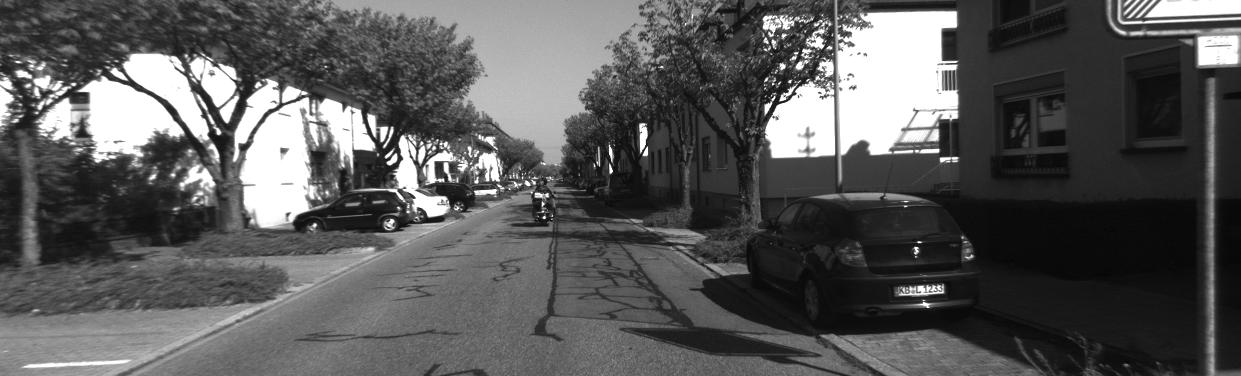
//> input picture myGMS/000000.png, 1241 x 376 px
$ ./test   (built with g++ and OpenCV 4)
//> lines starting //> are read from the running program, lines starting //| are printed output that depends on the picture
#include "myGMS.h"

inline cv::Mat Drawer(cv::Mat& img1, vector<cv::KeyPoint>& vkps1, cv::Mat& img2,
                      vector<cv::KeyPoint>& vkps2, vector<cv::DMatch>& matches,
                      int type) {
  const int height = max(img1.rows, img2.rows);
  const int width = img1.cols + img2.cols;
  cv::Mat output(height, width, CV_8UC3, cv::Scalar(0, 0, 0));
  img1.copyTo(output(cv::Rect(0, 0, img1.cols, img1.rows)));
  img2.copyTo(output(cv::Rect(img1.cols, 0, img2.cols, img2.rows)));

  if (type == 1) {
    for (size_t i = 0; i < matches.size(); i++) {
      cv::Point2f left = vkps1[matches[i].queryIdx].pt;
      cv::Point2f right =
          (vkps2[matches[i].trainIdx].pt + cv::Point2f((float)img1.cols, 0.f));
      line(output, left, right, cv::Scalar(0, 255, 255));
    }
  } else if (type == 2) {
    for (size_t i = 0; i < matches.size(); i++) {
      cv::Point2f left = vkps1[matches[i].queryIdx].pt;
      cv::Point2f right =
          (vkps2[matches[i].trainIdx].pt + cv::Point2f((float)img1.cols, 0.f));
      line(output, left, right, cv::Scalar(255, 0, 0));
    }

    for (size_t i = 0; i < matches.size(); i++) {
      cv::Point2f left = vkps1[matches[i].queryIdx].pt;
      cv::Point2f right =
          (vkps2[matches[i].trainIdx].pt + cv::Point2f((float)img1.cols, 0.f));
      circle(output, left, 1, cv::Scalar(0, 255, 255), 2);
      circle(output, right, 1, cv::Scalar(0, 255, 0), 2);
    }
  }

  return output;
}

inline void GMSMatch(cv::Mat& img1, cv::Mat& img2) {
  vector<cv::KeyPoint> vkps1, vkps2;
  cv::Mat desc1, desc2;
  vector<cv::DMatch> matchesAll, matchesGMS;

  cv::Ptr<cv::ORB> orb = cv::ORB::create(10000);
  orb->setFastThreshold(0);
  orb->detectAndCompute(img1, cv::Mat(), vkps1, desc1);
  orb->detectAndCompute(img2, cv::Mat(), vkps2, desc2);

  cv::BFMatcher matcher(cv::NORM_HAMMING);
  matcher.match(desc1, desc2, matchesAll);
  cv::Mat res_orig = Drawer(img1, vkps1, img2, vkps2, matchesAll, 1);
  cv::imshow("original matches", res_orig);
  // cv::waitKey();

  vector<bool> vbInliers;
  gms_matcher myGMS(vkps1, img1.size(), vkps2, img2.size(), matchesAll);
  int numInliers = myGMS.getInlierMask(vbInliers, false, false);
  cout << "Get total " << numInliers << " matches." << endl;

  // get inliers
  for (size_t i = 0; i < numInliers; i++)
    if (vbInliers[i]) matchesGMS.push_back(matchesAll[i]);

  //* sort the matches according to the descriptor distance
  sort(matchesGMS.begin(), matchesGMS.end(),
       [](const cv::DMatch& a, const cv::DMatch& b) {
         return a.distance < b.distance;
       });

  /*find the relationship between number of kps and calculate Homography cost*/
  vector<int> queryIdx(matchesGMS.size()), trainIdx(matchesGMS.size());
  for (size_t i = 0; i < matchesGMS.size(); i++) {
    queryIdx[i] = matchesGMS[i].queryIdx;
    trainIdx[i] = matchesGMS[i].trainIdx;
  }
  vector<cv::Point2f> pts1, pts2;
  cv::KeyPoint::convert(vkps1, pts1, queryIdx);
  cv::KeyPoint::convert(vkps2, pts2, trainIdx);

  vector<pair<int, double>> f_num_time(
      matchesGMS.size());  //<nums of kps, Cal H cost>
  vector<cv::Point2f> sub1, sub2;
  for (int iter = 100; iter < 500; iter++) {
    sub1.clear();
    sub2.clear();
    sub1.assign(pts1.begin(), pts1.begin() + iter);
    sub2.assign(pts2.begin(), pts2.begin() + iter);

    double sTime = (double)cv::getTickCount();
    cv::Mat H = findHomography((cv::Mat)sub1, (cv::Mat)sub2, cv::RHO, 3);
    double interval =
        ((double)cv::getTickCount() - sTime) / cv::getTickFrequency();

    f_num_time.push_back(make_pair(iter, interval));
  }
  // for (auto& p : f_num_time) cout << p.first << " " << p.second << endl;
  /*find the relationship between number of kps and calculate Homography cost*/

  int len = 300;
  vector<cv::DMatch> dm(len);
  dm.assign(matchesGMS.begin(), matchesGMS.begin() + len);
  cv::Mat res = Drawer(img1, vkps1, img2, vkps2, dm, 1);
  cv::imshow("after GMS filter", res);
  cv::waitKey();
}

int main(int argc, char** argv) {
  cv::Mat img1 = cv::imread("../000000.png");
//> img1 is the input picture: 376 rows x 1241 cols, CV_8UC3; min 6, max 255, mean 89
  cv::Mat img2 = cv::imread("../000001.png");
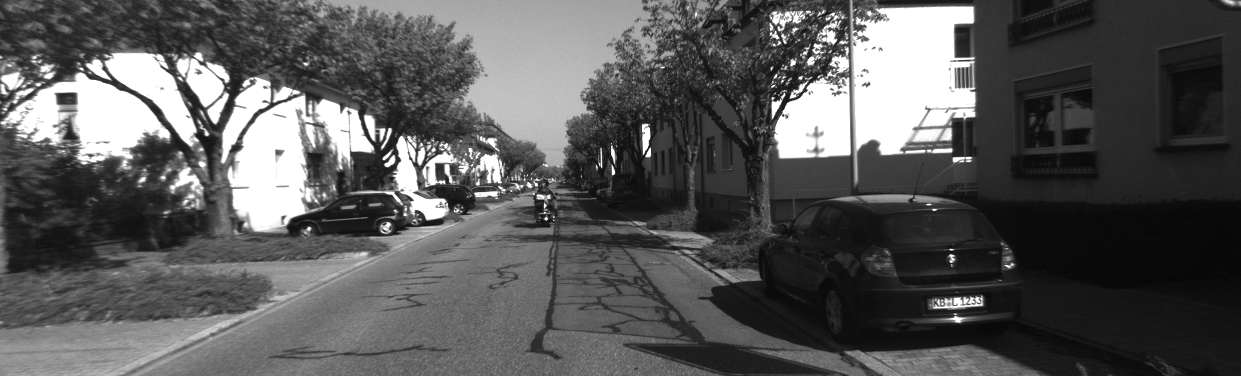
//> input picture myGMS/000001.png, 1241 x 376 px
//> img2 is the input picture: 376 rows x 1241 cols, CV_8UC3; min 5, max 255, mean 88.4
  // [9 lines of commented-out code are left out]
  GMSMatch(img1, img2);
//> in GMSMatch, `orb->detectAndCompute(img1, cv::Mat(), vkps1, desc1);`: vkps1 = 9929 keypoints; strongest (x, y, size): (780, 99, 31), (387, 162, 31), (794, 94, 31), (780, 98, 37.2)
//> in GMSMatch, `orb->detectAndCompute(img2, cv::Mat(), vkps2, desc2);`: vkps2 = 9935 keypoints; strongest (x, y, size): (385, 164, 31), (790, 97, 31), (614, 173, 31), (773, 98, 31)
//> in GMSMatch, `matcher.match(desc1, desc2, matchesAll);`: matchesAll = 9929 matches
//> in Drawer, `img1.copyTo(output(cv::Rect(0, 0, img1.cols, img1.rows)));`:
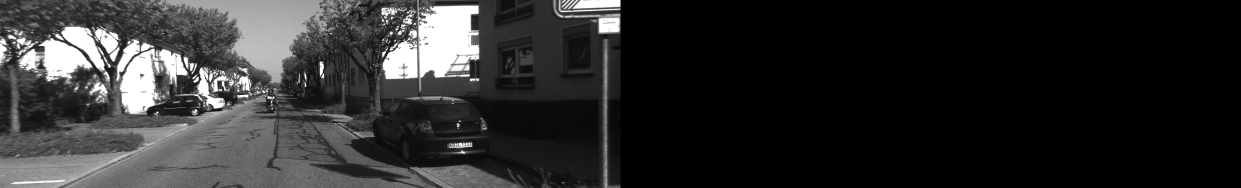
//> output: 376 rows x 2482 cols, CV_8UC3 (shown at 1/2 size); min 0, max 255, mean 44.5
//> in Drawer, `img2.copyTo(output(cv::Rect(img1.cols, 0, img2.cols, img2.rows)));`:
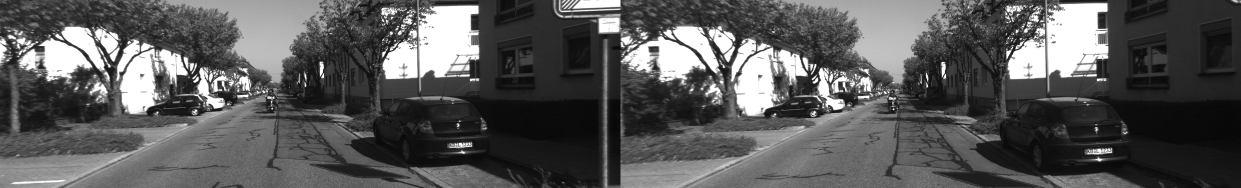
//> output: 376 rows x 2482 cols, CV_8UC3 (shown at 1/2 size); min 5, max 255, mean 88.7
//> the loop in Drawer, `for (size_t i = 0; i < matches.size(); i++)` made 9929 passes
//> (left, right) on passes 1 to 3: (Point(631, 68), Point(1789.4, 178.8)), (Point(539, 164), Point(1782, 165)), (Point(653, 68), Point(1897, 66))
//> after the loop in Drawer, `for (size_t i = 0; i < matches.size(); i++)`:
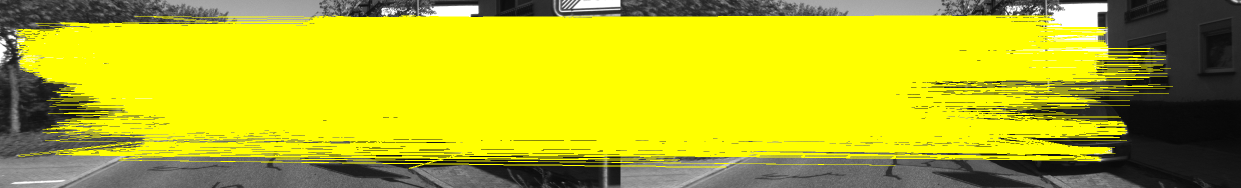
//> output: 376 rows x 2482 cols, CV_8UC3 (shown at 1/2 size); mean B, G, R 30.3, 185.2, 185.2
//> (the run ends here: the program needs code that is not available in this run, at `gms_matcher myGMS(vkps1, img1.size(), vkps2, img2.size(), matchesAll);`)
